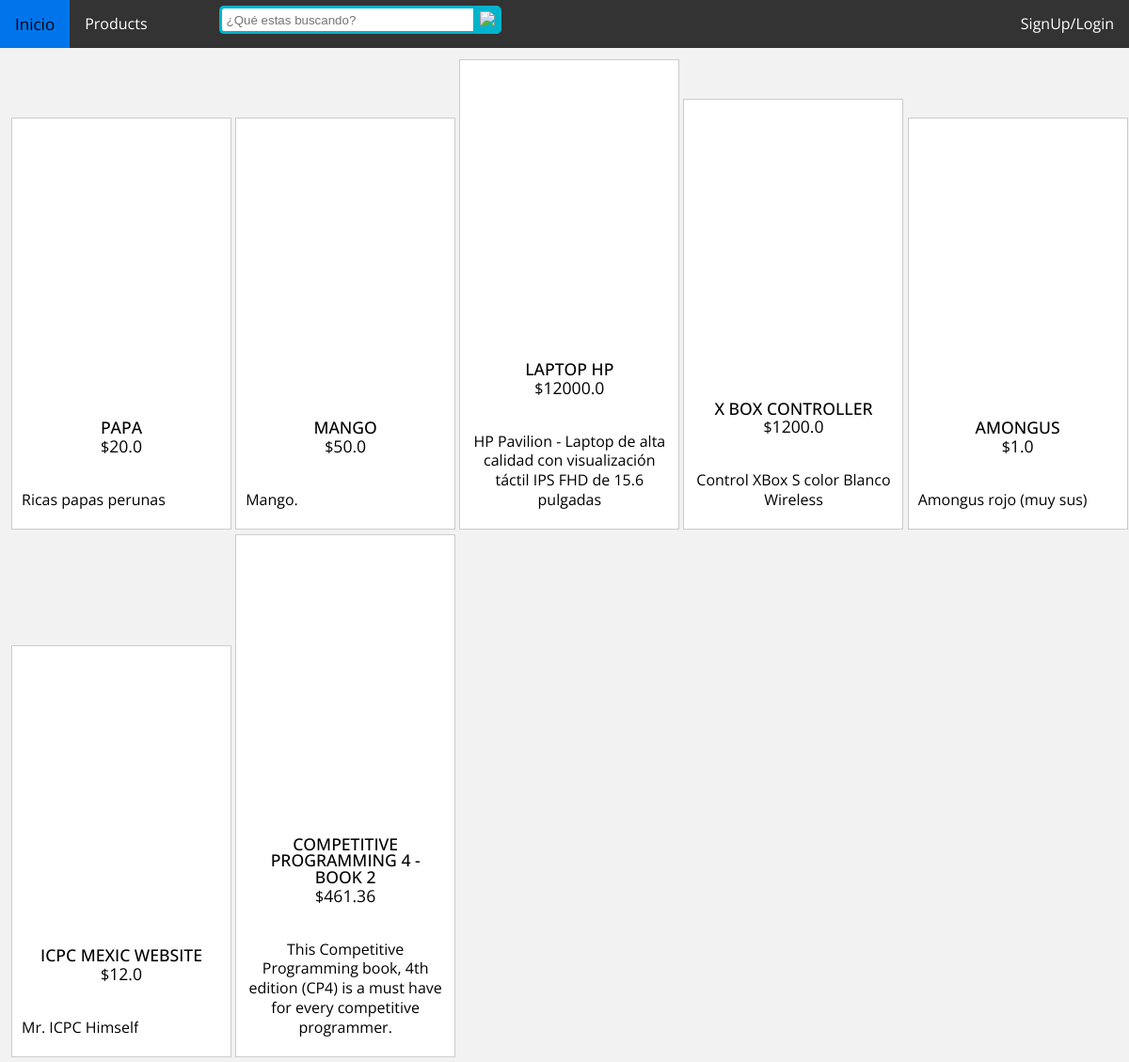
Page /products on the committed database.
### tables this page shows
CREATE TABLE [Products](
  [Id] INTEGER PRIMARY KEY AUTOINCREMENT, 
  [Name] VARCHAR(100), 
  [Price] DOUBLE, 
  [StockSize] INTEGER, 
  [Description] VARCHAR(1000));

### server.py (the view, shortened to what this page needs)
@app.route("/products")
def products_page():
    con = sql.connect(db_file)
    cur = con.cursor()
    f_category = ""
    f_search = ""
    if "Search" in request.args:
        search_q = request.args.get("Search")
        f_search = f"((Name LIKE \"%{search_q}%\" COLLATE NOCASE) OR (Description LIKE \"%{search_q}%\" COLLATE NOCASE))"
    f_category = "" if f_category == "" else f"({f_category})"
    filter_joined = ""
    if f_category != "" or f_search != "":
        join_str = " AND " if f_category != "" and f_search != "" else ""
        filter_joined = " WHERE " + f_search + join_str + f_category + ";"
    print("SELECT Name, Price, Description, Id FROM PRODUCTS"+filter_joined)
    res = cur.execute("SELECT Name, Price, Description, Id FROM PRODUCTS"+filter_joined).fetchall()
    products = []
    for prod in res:
        products.append({"Name": prod[0], "Price": prod[1], "Description": prod[2],"Images": [], "pId": prod[3]})
        imgs = cur.execute(f"SELECT url FROM ProductImages WHERE fk_ProdId = {prod[3]}")
        for img in imgs:
            products[-1]["Images"].append(img[0])
    con.close()
    return render_template("products.html", title="Products - Mamazon", products=products, categories=categories, current_user=flask_login.current_user)

### templates/products.html (shortened to what this page needs)
{% extends 'base.html' %}
{% block styles %}
    <link rel="stylesheet" href="{{ url_for('.static', filename='CSS/product_grid.css') }}">
{% endblock %}
{% block content %}
    <div class="product_grid">
        <ul class="product_list list">
            {% for product in products %}
                <li class="product_item" onclick="redirectProduct({{product['pId']}})">
                    <div class="product_image">
                        <a href="#"><img src="{{product["Images"][0]}}" alt=""></a>
                    </div>
                    <div class="product_values">
                        <div class="product_title">
                            <h5>{{product["Name"]}}</h5>
                        </div>
                        <div class="product_price">
                            <a href="#">$<span class="price_new">{{product["Price"]}}</span></a>
                            <span class="product_rating"></span>
                        </div>
                        <div class="product_desc">
                            <p class="truncate">{{product["Description"]}}</p>
                        </div>
                    </div>
                </li>
            {% endfor %}
        </ul>
    </div>
{% endblock %}

### templates/base.html (shortened to what this page needs)
<!doctype html>
<html lang="en">
  <head>
    {% block styles %} {% endblock %}
    <link rel="stylesheet" href="{{ url_for('.static', filename='CSS/navbar.css') }}">
    <link rel="stylesheet" href="{{ url_for('.static', filename='CSS/searchbar.css') }}">
  </head>
  <body>
    <div class="navbar">
			<a class="active" href="{{url_for('main_page')}}">Inicio</a>
			<div class="dropdown">
				<button class="dropbtn" onclick="location.href='{{url_for('products_page')}}';">Products
				</button>
			</div>
      <div class="wrap">
        <div class="search">
           <input type="text" class="searchTerm" id="search_field" placeholder="¿Qué estas buscando?">
           <button type="submit" class="searchButton" onclick="search()">
            <img src="https://www.svgrepo.com/show/55048/search.svg">
          </button>
        </div>
     </div>
      {% if current_user.is_anonymous %}
        <div class="dropdown" style="float:right">
          <button class="dropbtn" onclick="location.href='{{url_for('login')}}';">SignUp/Login
          </button>
        </div>
      {% endif %}
		</div>
    {% block content %}
    {% endblock %}
  </body>
</html>

### static/CSS/product_grid.css (style rules this page uses)
* { -webkit-box-sizing: border-box; -moz-box-sizing: border-box; box-sizing: border-box; }
img { max-width: 100%; height: auto; }
ul.product_list { display: block; float: left; list-style-type: none; margin: 0; padding: 0; width: 100%; }
.product_grid a { text-decoration: none; }
.product_item { display: inline-block; background: #fff; border: 1px solid #ccc; padding: 10px; position: relative; }
.product_image { position: relative; overflow: hidden; }
.product_image a { display: block; }
.product_title { float: left; width: 100%; text-transform: uppercase; }
.product_price a { color: #000; }
.product_rating { float: right; width: 100px; height: 20px; overflow: hidden; background: url(https://bit.ly/1B4PjyM) top left no-repeat; background-position: 0 76%; }
@media only screen and (min-width : 320px) { ul.product_list { margin: 0; } }
@media only screen and (min-width : 320px) { .product_item { width: 100%; margin: 0; overflow: hidden; } }
@media only screen and (min-width : 320px) { .product_image { height: 150px; float: left; width: 100px; } }
@media only screen and (min-width : 320px) { .product_title h5 { margin: auto; font-size: 1em; font-weight: 500; line-height: 1; } }
@media only screen and (min-width : 320px) { .product_price span { font-size: 1.1em; line-height: 1; } }
@media only screen and (min-width : 320px) { .product_desc { overflow: hidden; float: left; line-height: 1; } }
@media only screen and (min-width : 320px) { .product_desc p { margin: 0; line-height: 1.3; padding: 10px 0; } }
@media only screen and (min-width : 480px) { ul.product_list { margin: 1%; } }
@media only screen and (min-width : 480px) { .product_item { width: 49%; margin: 0; } }
@media only screen and (min-width : 480px) { .product_image { height: 300px; float: left; width: 100%; text-align: center; } }
@media only screen and (min-width : 480px) { .product_title h5 { font-size: 1.1em; font-weight: 500; line-height: 1; padding: 10px 0 0; text-align: center; } }
@media only screen and (min-width : 480px) { .product_price { float: left; text-align: center; width: 100%; } }
@media only screen and (min-width : 480px) { .product_rating { width: 100%; background-position: center 76%; margin-bottom: 5px; } }
@media only screen and (min-width : 480px) { .product_desc { text-align: center; } }
@media only screen and (min-width: 678px) { .product_item { width: 32.5%; } }
@media only screen and (min-width : 992px) { .product_item { width: 24.25%; } }
@media only screen and (min-width : 1200px) { .product_item { width: 19.5%; } }

### static/CSS/navbar.css (style rules this page uses)
body, html { height: 100%; margin: 0; padding: 0; font-size: 100%; background: #F5F5F5; font-family: 'Titillium Web', sans-serif; }
.navbar { background-color: #333; overflow: hidden; }
.navbar a.active { background-color: #04AA6D; color: white; }
.navbar a { float: left; color: #f2f2f2; text-align: center; padding: 14px 16px; text-decoration: none; font-size: 17px; }
.dropdown { float: left; overflow: hidden; }
.dropdown .dropbtn { font-size: 16px; border: none; outline: none; color: white; padding: 14px 16px; background-color: inherit; font-family: inherit; margin: 0; }

### static/CSS/searchbar.css (style rules this page uses)
* { -webkit-box-sizing: border-box; -moz-box-sizing: border-box; box-sizing: border-box; }
body { background: #f2f2f2; font-family: 'Open Sans', sans-serif; }
img { max-width: 100%; height: auto; }
.search { width: 100%; position: relative; display: flex; }
.searchTerm { width: 100%; border: 3px solid #00B4CC; border-right: none; padding: 5px; height: 30px; border-radius: 5px 0 0 5px; outline: none; color: #9DBFAF; }
.searchButton { width: 30px; height: 30px; border: 1px solid #00B4CC; background: #00B4CC; text-align: center; color: #fff; border-radius: 0 5px 5px 0; cursor: pointer; font-size: 20px; }
.wrap { width: 25%; margin-top: .5%; margin-left: 5%; margin-right: auto; float: left; }

### rows in the picture
Products: Name "PAPA", Price "20.0", Description "Ricas papas perunas"
Products: Name "MANGO", Price "50.0", Description "Mango."
Products: Name "LAPTOP HP", Price "12000.0", Description "HP Pavilion - Laptop de alta calidad con visualización táctil IPS FHD de 15.6 pulgadas"
Products: Name "X BOX CONTROLLER", Price "1200.0", Description "Control XBox S color Blanco Wireless"
Products: Name "AMONGUS", Price "1.0", Description "Amongus rojo (muy sus)"
Products: Name "ICPC MEXIC WEBSITE", Price "12.0", Description "Mr. ICPC Himself"
Products: Name "COMPETITIVE PROGRAMMING 4 - BOOK 2", Price "461.36", Description "This Competitive Programming book, 4th edition (CP4) is a must have for every competitive programmer."
